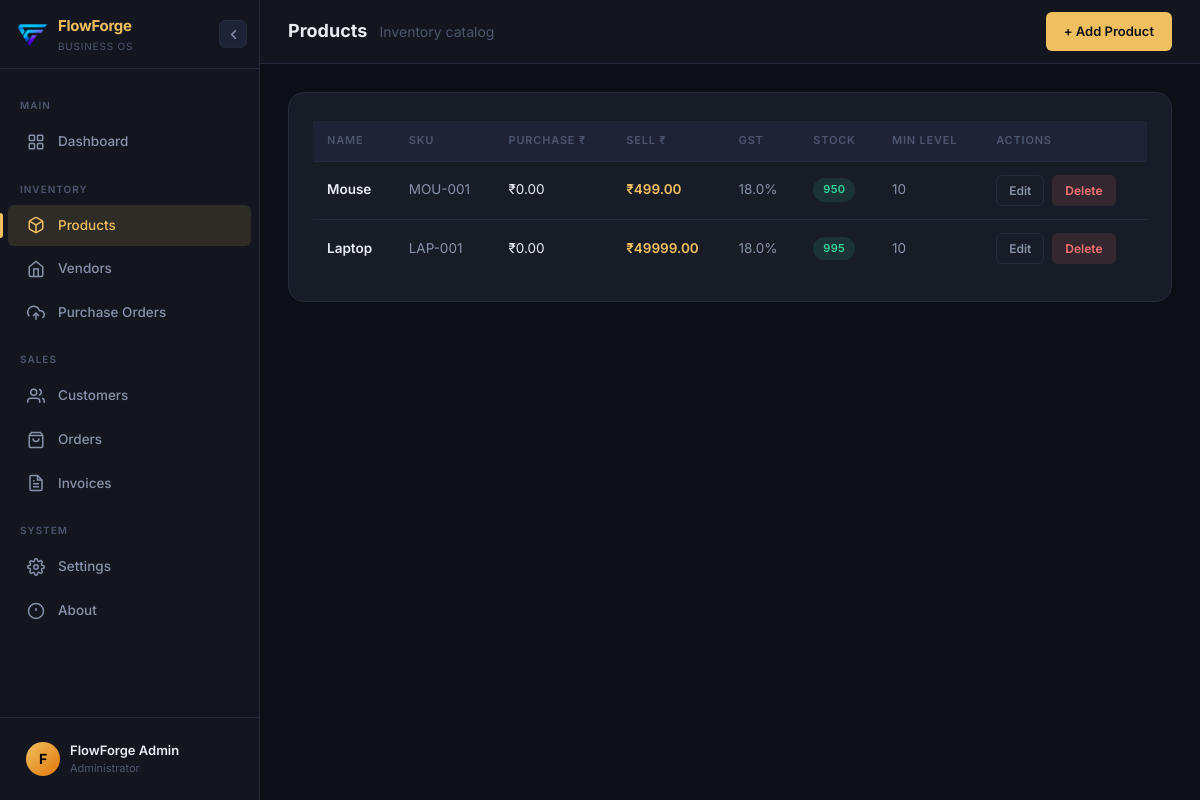
/products, run on an earlier commit of the app's database.
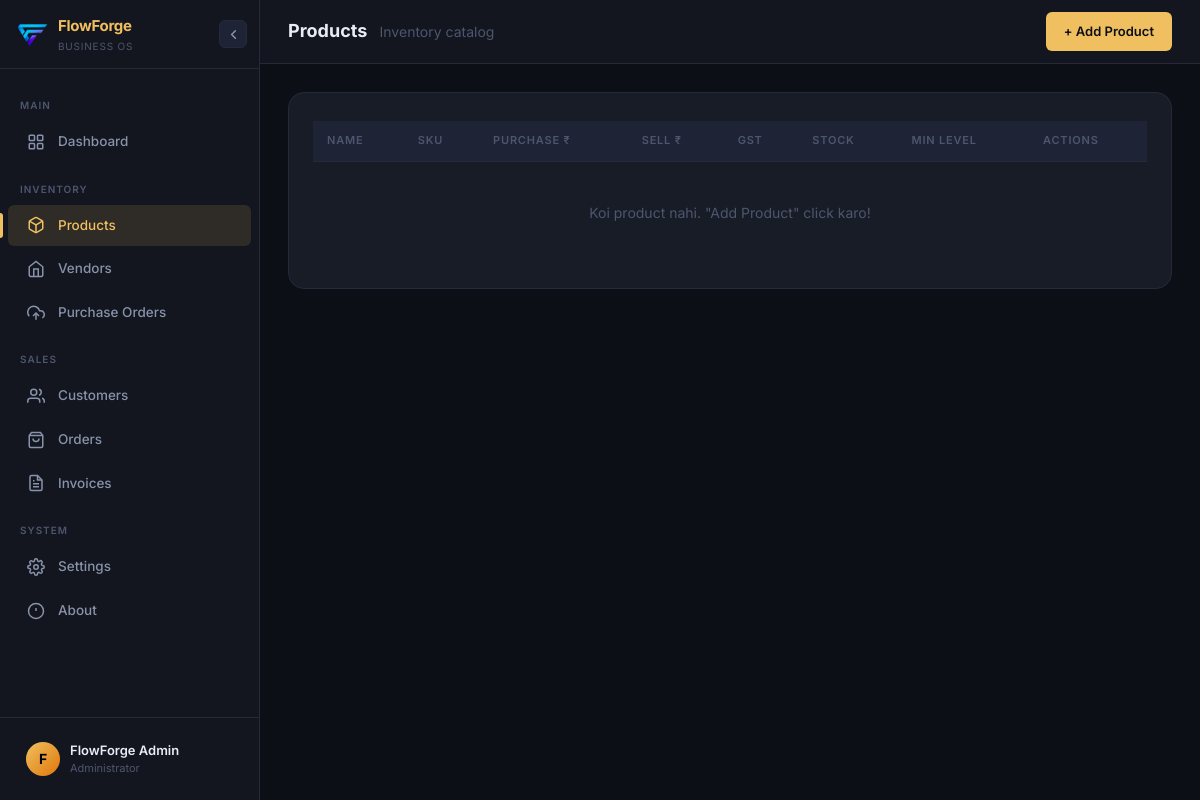
And on a later commit of the database.
### tables this page shows
CREATE TABLE products (
            id             INTEGER PRIMARY KEY AUTOINCREMENT,
            name           TEXT NOT NULL,
            sku            TEXT UNIQUE NOT NULL,
            purchase_price REAL NOT NULL DEFAULT 0,
            unit_price     REAL NOT NULL,
            gst_percent    REAL DEFAULT 0,
            stock_qty      INTEGER DEFAULT 0,
            min_stock      INTEGER DEFAULT 10,
            description    TEXT
        );

### App.py (the view)
@app.route('/products')
def products_list():
    db = get_db()
    products = db.execute('SELECT * FROM products').fetchall()
    return render_template('products/list.html', products=products)

### database.py (called while the page is built)
def get_db():
    if 'db' not in g:
        conn = sqlite3.connect(DATABASE)
        conn.row_factory = sqlite3.Row
        conn.execute('PRAGMA foreign_keys = ON')
        g.db = conn
    return g.db

### templates/products/list.html (shortened to what this page needs)
{% extends "base.html" %}
{% block page_title %}Products{% endblock %}
{% block page_subtitle %}<span>Inventory catalog</span>{% endblock %}
{% block topbar_actions %}
<a href="/products/add" class="btn btn-primary">+ Add Product</a>
{% endblock %}
{% block content %}
<div class="card">
    <div class="table-wrap">
        <table>
            <thead>
                <tr>
                    <th>Name</th><th>SKU</th><th>Purchase ₹</th><th>Sell ₹</th><th>GST</th>
                    <th>Stock</th><th>Min Level</th><th>Actions</th>
                </tr>
            </thead>
            <tbody>
                {% for p in products %}
                <tr>
                    <td class="font-semibold">{{ p['name'] }}</td>
                    <td class="td-muted">{{ p['sku'] }}</td>
                    <td>₹{{ "%.2f"|format(p['purchase_price']) }}</td>
                    <td class="text-accent font-semibold">₹{{ "%.2f"|format(p['unit_price']) }}</td>
                    <td class="td-muted">{{ p['gst_percent'] }}%</td>
                    <td>
                        {% if p['stock_qty'] <= p['min_stock'] %}
                            <span class="badge badge-red">{{ p['stock_qty'] }}</span>
                        {% else %}
                            <span class="badge badge-green">{{ p['stock_qty'] }}</span>
                        {% endif %}
                    </td>
                    <td class="td-muted">{{ p['min_stock'] }}</td>
                    <td>
                        <div class="flex gap-8">
                            <a href="/products/edit/{{ p['id'] }}" class="btn btn-outline btn-sm">Edit</a>
                            <a href="/products/delete/{{ p['id'] }}" class="btn btn-danger btn-sm"
                               onclick="return confirm('Delete karna chahte ho?')">Delete</a>
                        </div>
                    </td>
                </tr>
                {% else %}
                <tr><td colspan="8" class="td-empty">Koi product nahi. "Add Product" click karo!</td></tr>
                {% endfor %}
            </tbody>
        </table>
    </div>
</div>
{% endblock %}

### templates/base.html (shortened to what this page needs)
<!DOCTYPE html>
<html lang="en" data-theme="dark">
<head>
</head>
<body>
    <aside class="sidebar" id="sidebar">
        <div class="sidebar-brand">
            <a href="/"
                style="text-decoration:none; display:flex; align-items:center; gap:10px; flex:1; min-width:0; overflow:hidden;">
                <img src="{{ url_for('static', filename='favicon.ico') }}" alt="FlowForge Logo">
                <div class="sidebar-brand-text">
                    <span class="name">FlowForge</span>
                    <span class="tagline">Business OS</span>
                </div>
            </a>
            <button class="sidebar-collapse-btn" id="sidebarToggle" aria-label="Toggle sidebar">
                <svg viewBox="0 0 24 24" fill="none" stroke="currentColor" stroke-width="2.5" stroke-linecap="round"
                    stroke-linejoin="round">
                    <path d="M15 18l-6-6 6-6" />
                </svg>
            </button>
        </div>
        <nav class="sidebar-nav">
            <div class="nav-section-label">Main</div>
            <a href="/" class="nav-item {% if request.endpoint == 'index' %}active{% endif %}" data-tooltip="Dashboard">
                <span class="nav-icon">
                    <svg viewBox="0 0 24 24" fill="none" stroke="currentColor" stroke-width="2">
                        <rect x="3" y="3" width="7" height="7" rx="1" />
                        <rect x="14" y="3" width="7" height="7" rx="1" />
                        <rect x="3" y="14" width="7" height="7" rx="1" />
                        <rect x="14" y="14" width="7" height="7" rx="1" />
                    </svg>
                </span>
                <span class="nav-label">Dashboard</span>
            </a>
            <div class="nav-section-label">Inventory</div>
            <a href="/products" class="nav-item {% if 'products' in request.path %}active{% endif %}"
                data-tooltip="Products">
                <span class="nav-icon">
                    <svg viewBox="0 0 24 24" fill="none" stroke="currentColor" stroke-width="2">
                        <path
                            d="M21 16V8a2 2 0 00-1-1.73l-7-4a2 2 0 00-2 0l-7 4A2 2 0 003 8v8a2 2 0 001 1.73l7 4a2 2 0 002 0l7-4A2 2 0 0021 16z" />
                        <polyline points="3.27 6.96 12 12.01 20.73 6.96" />
                        <line x1="12" y1="22.08" x2="12" y2="12" />
                    </svg>
                </span>
                <span class="nav-label">Products</span>
            </a>
            <a href="/vendors" class="nav-item {% if 'vendors' in request.path %}active{% endif %}"
                data-tooltip="Vendors">
                <span class="nav-icon">
                    <svg viewBox="0 0 24 24" fill="none" stroke="currentColor" stroke-width="2">
                        <path d="M3 9l9-7 9 7v11a2 2 0 01-2 2H5a2 2 0 01-2-2V9z" />
                        <polyline points="9 22 9 12 15 12 15 22" />
                    </svg>
                </span>
                <span class="nav-label">Vendors</span>
            </a>
            <a href="/purchase-orders" class="nav-item {% if 'purchase-orders' in request.path %}active{% endif %}"
                data-tooltip="Purchase Orders">
                <span class="nav-icon">
                    <svg viewBox="0 0 24 24" fill="none" stroke="currentColor" stroke-width="2">
                        <polyline points="16 16 12 12 8 16" />
                        <line x1="12" y1="12" x2="12" y2="21" />
                        <path d="M20.39 18.39A5 5 0 0018 9h-1.26A8 8 0 103 16.3" />
                    </svg>
                </span>
                <span class="nav-label">Purchase Orders</span>
            </a>
            <div class="nav-section-label">Sales</div>
            <a href="/customers" class="nav-item {% if 'customers' in request.path %}active{% endif %}"
                data-tooltip="Customers">
                <span class="nav-icon">
                    <svg viewBox="0 0 24 24" fill="none" stroke="currentColor" stroke-width="2">
                        <path d="M17 21v-2a4 4 0 00-4-4H5a4 4 0 00-4 4v2" />
                        <circle cx="9" cy="7" r="4" />
                        <path d="M23 21v-2a4 4 0 00-3-3.87M16 3.13a4 4 0 010 7.75" />
                    </svg>
                </span>
                <span class="nav-label">Customers</span>
            </a>
            <a href="/orders"
                class="nav-item {% if 'orders' in request.path and 'purchase' not in request.path %}active{% endif %}"
                data-tooltip="Orders">
                <span class="nav-icon">
                    <svg viewBox="0 0 24 24" fill="none" stroke="currentColor" stroke-width="2">
                        <path d="M6 2L3 6v14a2 2 0 002 2h14a2 2 0 002-2V6l-3-4z" />
                        <line x1="3" y1="6" x2="21" y2="6" />
                        <path d="M16 10a4 4 0 01-8 0" />
                    </svg>
                </span>
                <span class="nav-label">Orders</span>
            </a>
            <a href="/invoices" class="nav-item {% if 'invoices' in request.path %}active{% endif %}"
                data-tooltip="Invoices">
                <span class="nav-icon">
                    <svg viewBox="0 0 24 24" fill="none" stroke="currentColor" stroke-width="2">
                        <path d="M14 2H6a2 2 0 00-2 2v16a2 2 0 002 2h12a2 2 0 002-2V8z" />
                        <polyline points="14 2 14 8 20 8" />
                        <line x1="16" y1="13" x2="8" y2="13" />
                        <line x1="16" y1="17" x2="8" y2="17" />
                        <polyline points="10 9 9 9 8 9" />
                    </svg>
                </span>
                <span class="nav-label">Invoices</span>
            </a>
            <div class="nav-section-label">System</div>
            <a href="/settings" class="nav-item {% if request.endpoint == 'settings' %}active{% endif %}"
                data-tooltip="Settings">
                <span class="nav-icon">
                </span>
                <span class="nav-label">Settings</span>
            </a>
            <a href="/about" class="nav-item {% if request.endpoint == 'about' %}active{% endif %}"
                data-tooltip="About">
                <span class="nav-icon">
                    <svg viewBox="0 0 24 24" fill="none" stroke="currentColor" stroke-width="2">
                        <circle cx="12" cy="12" r="10" />
                        <line x1="12" y1="8" x2="12" y2="12" />
                        <line x1="12" y1="16" x2="12.01" y2="16" />
                    </svg>
                </span>
                <span class="nav-label">About</span>
            </a>
        </nav>
        <div class="sidebar-footer">
            <a href="/settings" class="user-card">
                <div class="user-avatar">F</div>
                <div class="user-info">
                    <div class="user-name">FlowForge Admin</div>
                    <div class="user-role">Administrator</div>
                </div>
            </a>
        </div>
    </aside>
    <div class="main-wrapper" id="mainWrapper">
        <header class="topbar">
            <div class="topbar-title">
                {% block page_title %}Dashboard{% endblock %}
                {% block page_subtitle %}{% endblock %}
            </div>
            {% block topbar_actions %}{% endblock %}
        </header>
        <div class="page-content">
            {% block content %}{% endblock %}
        </div>
    </div>
</body>
</html>

What changed in the data, as far as the page shows it:
removed products: name "Mouse", sku "MOU-001", purchase_price "0.00", unit_price "499.00", gst_percent "18.0", stock_qty "950", min_stock "10"
removed products: name "Laptop", sku "LAP-001", purchase_price "0.00", unit_price "49999.00", gst_percent "18.0", stock_qty "995", min_stock "10"
Also different on the page:
text now shown: "Koi product nahi. \"Add Product\" click karo!"
